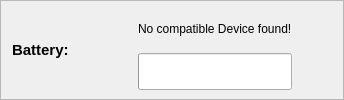
     <widget class="QFrame" name="batteryFrame">
      <property name="enabled">
       <bool>true</bool>
      </property>
      <property name="sizePolicy">
       <sizepolicy hsizetype="Minimum" vsizetype="Minimum">
        <horstretch>0</horstretch>
        <verstretch>0</verstretch>
       </sizepolicy>
      </property>
      <property name="maximumSize">
       <size>
        <width>16777215</width>
        <height>16777215</height>
       </size>
      </property>
      <property name="styleSheet">
       <string notr="true"/>
      </property>
      <property name="frameShape">
       <enum>QFrame::StyledPanel</enum>
      </property>
      <property name="frameShadow">
       <enum>QFrame::Raised</enum>
      </property>
      <layout class="QHBoxLayout" name="horizontalLayout_6">
       <property name="spacing">
        <number>6</number>
       </property>
       <property name="topMargin">
        <number>9</number>
       </property>
       <property name="bottomMargin">
        <number>9</number>
       </property>
       <item>
        <widget class="QLabel" name="batteryLabel">
         <property name="sizePolicy">
          <sizepolicy hsizetype="Preferred" vsizetype="Minimum">
           <horstretch>0</horstretch>
           <verstretch>0</verstretch>
          </sizepolicy>
         </property>
         <property name="minimumSize">
          <size>
           <width>120</width>
           <height>0</height>
          </size>
         </property>
         <property name="maximumSize">
          <size>
           <width>120</width>
           <height>16777215</height>
          </size>
         </property>
         <property name="font">
          <font>
           <pointsize>11</pointsize>
           <bold>true</bold>
          </font>
         </property>
         <property name="text">
          <string>Battery:</string>
         </property>
         <property name="alignment">
          <set>Qt::AlignLeading|Qt::AlignLeft|Qt::AlignVCenter</set>
         </property>
        </widget>
       </item>
       <item>
        <layout class="QVBoxLayout" name="verticalLayout_12">
         <item>
          <widget class="QLabel" name="batteryPercentage">
           <property name="enabled">
            <bool>true</bool>
           </property>
           <property name="sizePolicy">
            <sizepolicy hsizetype="Minimum" vsizetype="Minimum">
             <horstretch>0</horstretch>
             <verstretch>0</verstretch>
            </sizepolicy>
           </property>
           <property name="maximumSize">
            <size>
             <width>200</width>
             <height>16777215</height>
            </size>
           </property>
           <property name="autoFillBackground">
            <bool>false</bool>
           </property>
           <property name="styleSheet">
            <string notr="true"/>
           </property>
           <property name="text">
            <string>No compatible Device found!</string>
           </property>
           <property name="scaledContents">
            <bool>false</bool>
           </property>
           <property name="alignment">
            <set>Qt::AlignLeading|Qt::AlignLeft|Qt::AlignVCenter</set>
           </property>
           <property name="wordWrap">
            <bool>false</bool>
           </property>
          </widget>
         </item>
         <item>
          <widget class="QProgressBar" name="batteryProgressBar">
           <property name="sizePolicy">
            <sizepolicy hsizetype="Expanding" vsizetype="Minimum">
             <horstretch>0</horstretch>
             <verstretch>0</verstretch>
            </sizepolicy>
           </property>
           <property name="value">
            <number>0</number>
           </property>
           <property name="textVisible">
            <bool>false</bool>
           </property>
          </widget>
         </item>
        </layout>
       </item>
       <item>
        <spacer name="horizontalSpacer_5">
         <property name="orientation">
          <enum>Qt::Horizontal</enum>
         </property>
         <property name="sizeHint" stdset="0">
          <size>
           <width>40</width>
           <height>20</height>
          </size>
         </property>
        </spacer>
       </item>
      </layout>
     </widget>
